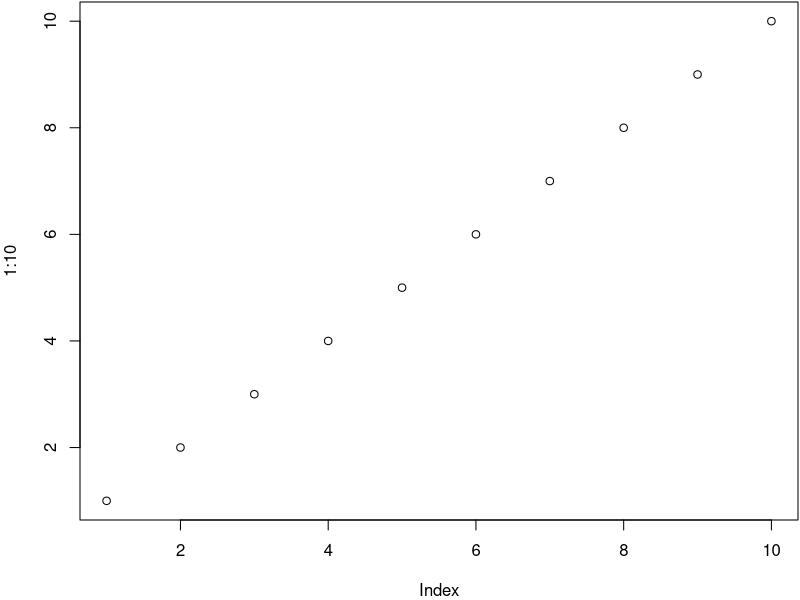
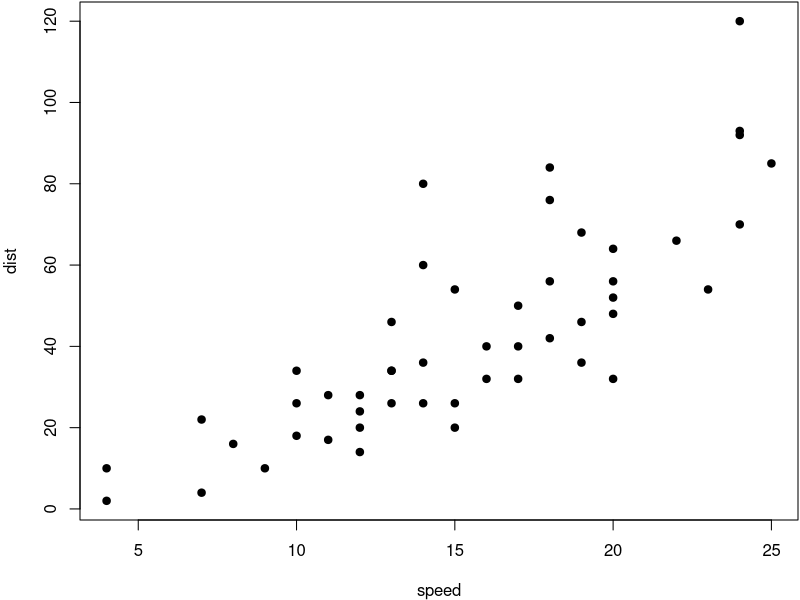
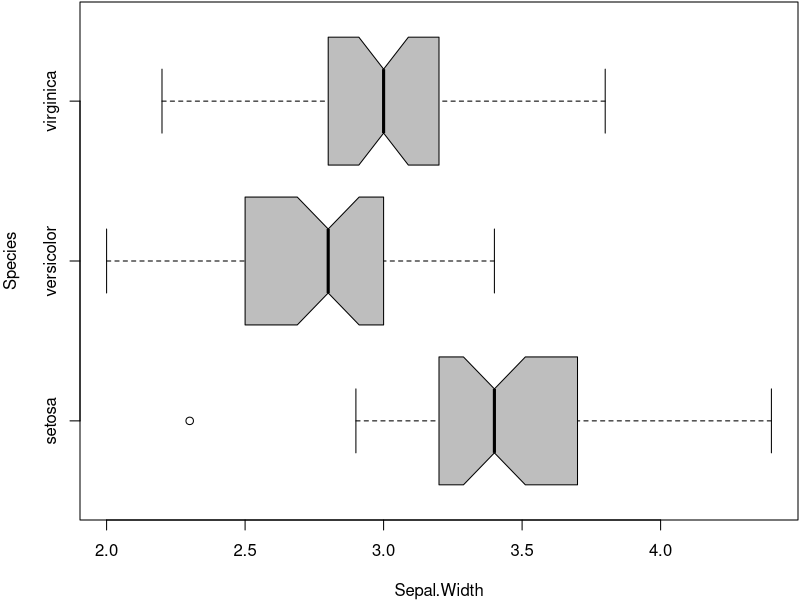

The R script that drew these images, in order:
## ---- chunk 1
par(mar = c(4, 4, .1, .1))
plot(1:10)
plot(cars, pch = 19)
boxplot(Sepal.Width ~ Species, data = iris, horizontal = TRUE, col = 'gray', notch = TRUE)
